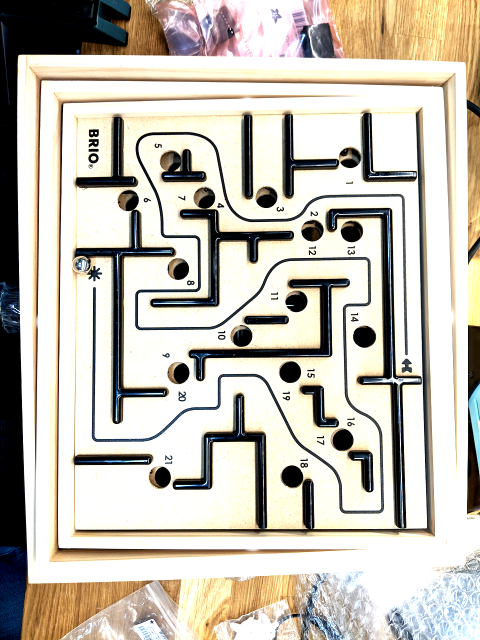
#> input picture software/marble-eyes/prototyping/brio_scaled-original.png, 960 x 1280 px, given in place of the camera (shown at 1/2 size)
$ python track_green.py
#> lines starting #> are read from the running program, lines starting #| are printed output that depends on the picture; after the words box and inside, x2 and y2 are one past the last pixel; in counts of white or black regions, pixels touching at a corner belong together
import cv2
import numpy as np

# https://www.pyimagesearch.com/2015/12/28/increasing-raspberry-pi-fps-with-python-and-opencv/

cap = cv2.VideoCapture(0)

while(1):

    # Take each frame
    _, frame = cap.read()
#> frame is the input picture: shape (1280, 960, 3); mean B, G, R 181.2, 192.2, 197.6

    # Convert BGR to HSV
    hsv = cv2.cvtColor(frame, cv2.COLOR_BGR2HSV)
#> hsv: shape (1280, 960, 3); mean H, S, V 23.6, 39.7, 200.5

    # define range of green color in HSV
    #lower_green = np.array([65,20, 20])
    #upper_green = np.array([85,150, 150])
    lower_green = np.array([65,60,60])
    upper_green = np.array([80,255,255])

    lower_red = np.array([0,120,70])
    upper_red = np.array([2,255,255])

    # Threshold the HSV image to get only green colors
    green_mask = cv2.inRange(hsv, lower_green, upper_green)
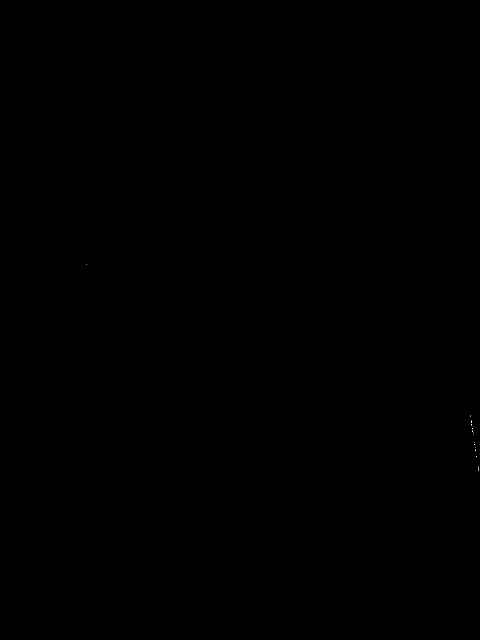
#> green_mask: shape (1280, 960) (shown at 1/2 size); 0% white in thin lines or dots, all inside (x1, y1, x2, y2) = (172, 528, 958, 941)
    red_mask = cv2.inRange(hsv, lower_red, upper_red)
#> red_mask: shape (1280, 960); 0% white in thin lines or dots, all inside (x1, y1, x2, y2) = (74, 27, 628, 1100)

    green_kernel = np.ones((5, 5), 'int')
    green_dilated = cv2.dilate(green_mask, green_kernel)
#> green_dilated: shape (1280, 960); 0.03% white; 8 white regions, largest, box (x1, y1, x2, y2) and area: (942, 854, 949, 871) 90, (940, 839, 946, 853) 72, (954, 930, 960, 943) 67

    red_kernel = np.ones((5, 5), 'int')
    red_dilated = cv2.dilate(red_mask, red_kernel)
#> red_dilated: shape (1280, 960); 0.02% white; 8 white regions, largest, box (x1, y1, x2, y2) and area: (114, 882, 119, 893) 55, (619, 1097, 630, 1102) 55, (389, 25, 395, 31) 35

    # Bitwise-AND mask and original image
    green_res = cv2.bitwise_and(frame, frame, mask=green_mask)
    ret, green_thrshed = cv2.threshold(cv2.cvtColor(green_res,cv2.COLOR_BGR2GRAY), 3, 255, cv2.THRESH_BINARY)
    green_contours, hier = cv2.findContours(green_thrshed, cv2.RETR_LIST, cv2.CHAIN_APPROX_SIMPLE)
#> green_contours = 16 contours, all with area under 20

    red_res = cv2.bitwise_and(frame, frame, mask=red_mask)
    ret, red_thrshed = cv2.threshold(cv2.cvtColor(red_res,cv2.COLOR_BGR2GRAY), 3, 255, cv2.THRESH_BINARY)
    red_contours, hier = cv2.findContours(red_thrshed, cv2.RETR_LIST, cv2.CHAIN_APPROX_SIMPLE)
#> red_contours = 10 contours, all with area under 20

    # cv2.drawContours(frame, contours, -1, (0,255,0), 3)

    for cnt in green_contours:
        #Contour area is taken
        area = cv2.contourArea(cnt)
        print(cnt)

        if area > 50:
            cv2.putText(frame, "Green Object Detected", (10, 80), cv2.FONT_HERSHEY_SIMPLEX, 1, 1)
            cv2.rectangle(frame, (5, 40), (400, 100), (0, 255, 255), 2)
            M = cv2.moments(cnt)
            cx = int(M['m10']/M['m00'])
            cy = int(M['m01']/M['m00'])
            cv2.circle(frame, (cx, cy), 25 , (124, 252, 0), 3)
#> this loop made 16 passes
#> cnt on passes 1 to 12: [[957, 937], [957, 940]], [[957, 935]], [[956, 932]], [[953, 912], [953, 913]], [[951, 900], [951, 901]], [[951, 898]], [[950, 895]], [[949, 888], [949, 889]], [[949, 885]], [[946, 868]], [[945, 861], [945, 863], [946, 864], [945, 863]], [[944, 856], [944, 857]]
#| [[[957 937]]
#|  [[957 940]]]
#| [[[957 935]]]
#| [[[956 932]]]
#| [[[953 912]]
#|  [[953 913]]]
#| [[[951 900]]
#|  [[951 901]]]
#| [[[951 898]]]
#| [[[950 895]]]
#> (further printed lines are left out)

    for cnt in red_contours:
        #Contour area is taken
        area = cv2.contourArea(cnt)
        print(cnt)

        if area > 50:
            cv2.putText(frame, "Red Object Detected", (10, 280), cv2.FONT_HERSHEY_SIMPLEX, 1, 1)
            cv2.rectangle(frame, (5, 240), (400, 100), (0, 255, 255), 2)
            M = cv2.moments(cnt)
            cx = int(M['m10']/M['m00'])
            cy = int(M['m01']/M['m00'])
            cv2.circle(frame, (cx, cy), 25 , (0, 100, 100), 3)
#> this loop made 10 passes
#> (cnt, area) on passes 1 to 10: ([[627, 1099]], 0), ([[624, 1099]], 0), ([[621, 1099], [622, 1099]], 0), ([[602, 1099]], 0), ([[525, 1099]], 0), ([[116, 884], [116, 890]], 0), ([[74, 705]], 0), ([[76, 536]], 0), ([[78, 348], [78, 349]], 0), ([[391, 27], [392, 28], [392, 27]], 0.5)
#| [[[ 627 1099]]]
#| [[[ 624 1099]]]
#| [[[ 621 1099]]
#|  [[ 622 1099]]]
#| [[[ 602 1099]]]
#| [[[ 525 1099]]]
#| [[[116 884]]
#|  [[116 890]]]
#| [[[ 74 705]]]
#| [[[ 76 536]]]
#> (further printed lines are left out)


    cv2.imshow('frame', frame)

    k = cv2.waitKey(5) & 0xFF
#> (key Esc is pressed here)
    if k == 27:
        break
cap.release()
cv2.destroyAllWindows()
